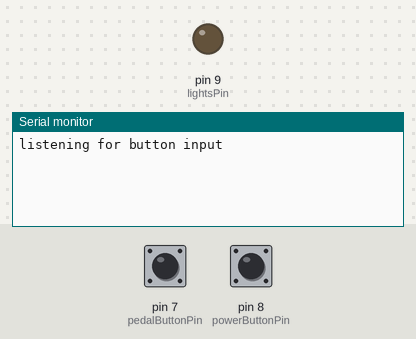
A sketch run on a simulated Arduino Uno, built for the host (arithmetic inside an expression is 32-bit, double 64-bit). On the bench: output pins drawn as LEDs (lit = HIGH), the last lines printed to the serial monitor. Inputs (shaded band) come from the test bench; at power-on: pin 7 (pedalButtonPin) LOW, pin 8 (powerButtonPin) LOW. WiFi joins after 1.5 s; servers stay silent unless stated.

Above: at 1.2 s.
1.3 s: pin 7 (pedalButtonPin) pulled HIGH for 0.15 s
At 1.9 s:
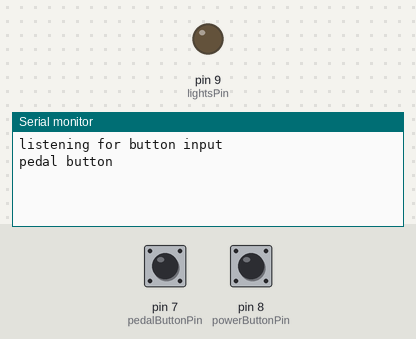
2.9 s: pin 8 (powerButtonPin) pulled HIGH for 0.15 s
At 4.3 s:
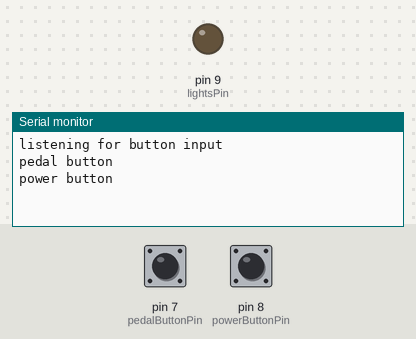

Measured:
- after the input at 1.3 s, the serial monitor: prints a new line after 0.05 s (image 1)
- after the input at 2.9 s, the serial monitor: prints a new line after 0.05 s (image 2)

The sketch:

graduationShowEthernet.ino
```cpp
#include <SPI.h>
#include <Ethernet.h>

const int lightsPin = 9;

const int pedalButtonPin = 7;
int pedalButtonState;
int lastPedalButtonState = LOW;
unsigned long lastPedalDebounceTime = 0;

const int powerButtonPin = 8;
int powerButtonState;
int lastPowerButtonState = LOW;
unsigned long lastPowerDebounceTime = 0;

unsigned long debounceDelay = 50;

static byte g_abyMyMacAddress[] = {0xA8,0x61,0x0A,0xAE,0x6F,0x0D};
static IPAddress g_MyIPAddress(192,168,15,44);
static byte g_TargetMacAddress[] = {0x30,0x24,0xA9,0x88,0x29,0xEE};

EthernetUDP powerUdp;
EthernetUDP communicationUdp;
int incomingByte = 0;

void setup() {
  Ethernet.begin(g_abyMyMacAddress, g_MyIPAddress);
  powerUdp.begin(8888);
  communicationUdp.begin(8889);

  Serial.begin(9600);
  Serial.println("listening for button input");
  pinMode(pedalButtonPin, INPUT);
  pinMode(powerButtonPin, INPUT);
  pinMode(lightsPin, OUTPUT);
}

void loop() {
  while (Serial.available() > 0) {
    incomingByte = Serial.read();
    if (incomingByte == 97) {
      digitalWrite(lightsPin, HIGH);
    } else if (incomingByte == 98) {
      digitalWrite(lightsPin, LOW);
    }
  }
  // buttons
  int reading;
  reading = digitalRead(powerButtonPin);
  bool powerButtonWasPushed = false;

  if (reading != lastPowerButtonState) {
    lastPowerDebounceTime = millis();
  }

  if ((millis() - lastPowerDebounceTime) > debounceDelay) {
    if (reading != powerButtonState) {
      powerButtonState = reading;
      if (powerButtonState == HIGH) {
        powerButtonWasPushed = true;
      }
    }
  }

  // save the reading. Next time through the loop, it'll be the lastPowerButtonState:
  lastPowerButtonState = reading;

  reading = digitalRead(pedalButtonPin);
  bool pedalButtonWasPushed = false;

  if (reading != lastPedalButtonState) {
    lastPedalDebounceTime = millis();
  }

  if ((millis() - lastPedalDebounceTime) > debounceDelay) {
    if (reading != pedalButtonState) {
      pedalButtonState = reading;
      if (pedalButtonState == HIGH) {
        pedalButtonWasPushed = true;
      }
    }
  }

  // save the reading. Next time through the loop, it'll be the lastPedalButtonState:
  lastPedalButtonState = reading;

  if (powerButtonWasPushed) {
    Serial.println("power button");
    SendWOLMagicPacket(g_TargetMacAddress);
  }

  if (pedalButtonWasPushed) {
    Serial.println("pedal button");
    SendPedalMessage(g_TargetMacAddress);
  }
}

void SendPedalMessage(byte * pMacAddress)
{
  byte abyTargetIPAddress[] = { 255, 255, 255, 255 };
  const int nWOLPort = 7;

  byte packet[] = { 1 };

  communicationUdp.beginPacket(abyTargetIPAddress, nWOLPort);
  communicationUdp.write(packet, sizeof packet);
  communicationUdp.endPacket();
}

void SendWOLMagicPacket(byte * pMacAddress)
{
  byte abyTargetIPAddress[] = { 255, 255, 255, 255 }; // don't seem to need a real ip address.
  const int nWOLPort = 7;

  byte magicPacket[102];
  int i,c1,j=0;

  for(i = 0; i < 6; i++,j++){
      magicPacket[j] = 0xFF;
  }
  for(i = 0; i < 16; i++){
      for( c1 = 0; c1 < 6; c1++,j++)
        magicPacket[j] = pMacAddress[c1];
  }

  powerUdp.beginPacket(abyTargetIPAddress, nWOLPort);
  powerUdp.write(magicPacket, sizeof magicPacket);
  powerUdp.endPacket();
}
```
